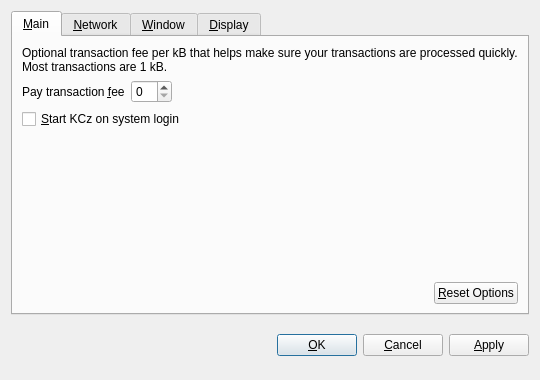
<?xml version="1.0" encoding="UTF-8"?>
<ui version="4.0">
 <class>OptionsDialog</class>
 <widget class="QDialog" name="OptionsDialog">
  <property name="geometry">
   <rect>
    <x>0</x>
    <y>0</y>
    <width>540</width>
    <height>380</height>
   </rect>
  </property>
  <property name="windowTitle">
   <string>Options</string>
  </property>
  <property name="modal">
   <bool>true</bool>
  </property>
  <layout class="QVBoxLayout" name="verticalLayout">
   <item>
    <widget class="QTabWidget" name="tabWidget">
     <property name="tabPosition">
      <enum>QTabWidget::North</enum>
     </property>
     <property name="currentIndex">
      <number>0</number>
     </property>
     <widget class="QWidget" name="tabMain">
      <attribute name="title">
       <string>&amp;Main</string>
      </attribute>
      <layout class="QVBoxLayout" name="verticalLayout_Main">
       <item>
        <widget class="QLabel" name="transactionFeeInfoLabel">
         <property name="text">
          <string>Optional transaction fee per kB that helps make sure your transactions are processed quickly. Most transactions are 1 kB.</string>
         </property>
         <property name="textFormat">
          <enum>Qt::PlainText</enum>
         </property>
         <property name="wordWrap">
          <bool>true</bool>
         </property>
        </widget>
       </item>
       <item>
        <layout class="QHBoxLayout" name="horizontalLayout_1_Main">
         <item>
          <widget class="QLabel" name="transactionFeeLabel">
           <property name="text">
            <string>Pay transaction &amp;fee</string>
           </property>
           <property name="textFormat">
            <enum>Qt::PlainText</enum>
           </property>
           <property name="buddy">
            <cstring>transactionFee</cstring>
           </property>
          </widget>
         </item>
         <item>
          <widget class="BitcoinAmountField" name="transactionFee"/>
         </item>
         <item>
          <spacer name="horizontalSpacer_1_Main">
           <property name="orientation">
            <enum>Qt::Horizontal</enum>
           </property>
           <property name="sizeHint" stdset="0">
            <size>
             <width>40</width>
             <height>20</height>
            </size>
           </property>
          </spacer>
         </item>
        </layout>
       </item>
       <item>
        <widget class="QCheckBox" name="bitcoinAtStartup">
         <property name="toolTip">
          <string>Automatically start KCz after logging in to the system.</string>
         </property>
         <property name="text">
          <string>&amp;Start KCz on system login</string>
         </property>
        </widget>
       </item>
       <item>
        <spacer name="verticalSpacer_Main">
         <property name="orientation">
          <enum>Qt::Vertical</enum>
         </property>
         <property name="sizeHint" stdset="0">
          <size>
           <width>20</width>
           <height>40</height>
          </size>
         </property>
        </spacer>
       </item>
       <item>
        <layout class="QHBoxLayout" name="horizontalLayout_2_Main">
         <item>
          <spacer name="horizontalSpacer_2_Main">
           <property name="orientation">
            <enum>Qt::Horizontal</enum>
           </property>
           <property name="sizeHint" stdset="0">
            <size>
             <width>40</width>
             <height>20</height>
            </size>
           </property>
          </spacer>
         </item>
         <item>
          <widget class="QPushButton" name="resetButton">
           <property name="toolTip">
            <string>Reset all client options to default.</string>
           </property>
           <property name="text">
            <string>&amp;Reset Options</string>
           </property>
           <property name="autoDefault">
            <bool>false</bool>
           </property>
          </widget>
         </item>
        </layout>
       </item>
      </layout>
     </widget>
     <widget class="QWidget" name="tabNetwork">
      <attribute name="title">
       <string>&amp;Network</string>
      </attribute>
      <layout class="QVBoxLayout" name="verticalLayout_Network">
       <item>
        <widget class="QCheckBox" name="mapPortUpnp">
         <property name="toolTip">
          <string>Automatically open the KCz client port on the router. This only works when your router supports UPnP and it is enabled.</string>
         </property>
         <property name="text">
          <string>Map port using &amp;UPnP</string>
         </property>
        </widget>
       </item>
       <item>
        <widget class="QCheckBox" name="connectSocks">
         <property name="toolTip">
          <string>Connect to the KCz network through a SOCKS proxy (e.g. when connecting through Tor).</string>
         </property>
         <property name="text">
          <string>&amp;Connect through SOCKS proxy:</string>
         </property>
        </widget>
       </item>
       <item>
        <layout class="QHBoxLayout" name="horizontalLayout_Network">
         <item>
          <widget class="QLabel" name="proxyIpLabel">
           <property name="text">
            <string>Proxy &amp;IP:</string>
           </property>
           <property name="textFormat">
            <enum>Qt::PlainText</enum>
           </property>
           <property name="buddy">
            <cstring>proxyIp</cstring>
           </property>
          </widget>
         </item>
         <item>
          <widget class="QValidatedLineEdit" name="proxyIp">
           <property name="maximumSize">
            <size>
             <width>140</width>
             <height>16777215</height>
            </size>
           </property>
           <property name="toolTip">
            <string>IP address of the proxy (e.g. 127.0.0.1)</string>
           </property>
          </widget>
         </item>
         <item>
          <widget class="QLabel" name="proxyPortLabel">
           <property name="text">
            <string>&amp;Port:</string>
           </property>
           <property name="textFormat">
            <enum>Qt::PlainText</enum>
           </property>
           <property name="buddy">
            <cstring>proxyPort</cstring>
           </property>
          </widget>
         </item>
         <item>
          <widget class="QLineEdit" name="proxyPort">
           <property name="maximumSize">
            <size>
             <width>55</width>
             <height>16777215</height>
            </size>
           </property>
           <property name="toolTip">
            <string>Port of the proxy (e.g. 9050)</string>
           </property>
          </widget>
         </item>
         <item>
          <widget class="QLabel" name="socksVersionLabel">
           <property name="text">
            <string>SOCKS &amp;Version:</string>
           </property>
           <property name="textFormat">
            <enum>Qt::PlainText</enum>
           </property>
           <property name="buddy">
            <cstring>socksVersion</cstring>
           </property>
          </widget>
         </item>
         <item>
          <widget class="QValueComboBox" name="socksVersion">
           <property name="toolTip">
            <string>SOCKS version of the proxy (e.g. 5)</string>
           </property>
          </widget>
         </item>
         <item>
          <spacer name="horizontalSpacer_Network">
           <property name="orientation">
            <enum>Qt::Horizontal</enum>
           </property>
           <property name="sizeHint" stdset="0">
            <size>
             <width>40</width>
             <height>20</height>
            </size>
           </property>
          </spacer>
         </item>
        </layout>
       </item>
       <item>
        <spacer name="verticalSpacer_Network">
         <property name="orientation">
          <enum>Qt::Vertical</enum>
         </property>
         <property name="sizeHint" stdset="0">
          <size>
           <width>20</width>
           <height>40</height>
          </size>
         </property>
        </spacer>
       </item>
      </layout>
     </widget>
     <widget class="QWidget" name="tabWindow">
      <attribute name="title">
       <string>&amp;Window</string>
      </attribute>
      <layout class="QVBoxLayout" name="verticalLayout_Window">
       <item>
        <widget class="QCheckBox" name="minimizeToTray">
         <property name="toolTip">
          <string>Show only a tray icon after minimizing the window.</string>
         </property>
         <property name="text">
          <string>&amp;Minimize to the tray instead of the taskbar</string>
         </property>
        </widget>
       </item>
       <item>
        <widget class="QCheckBox" name="minimizeOnClose">
         <property name="toolTip">
          <string>Minimize instead of exit the application when the window is closed. When this option is enabled, the application will be closed only after selecting Quit in the menu.</string>
         </property>
         <property name="text">
          <string>M&amp;inimize on close</string>
         </property>
        </widget>
       </item>
       <item>
        <spacer name="verticalSpacer_Window">
         <property name="orientation">
          <enum>Qt::Vertical</enum>
         </property>
         <property name="sizeHint" stdset="0">
          <size>
           <width>20</width>
           <height>40</height>
          </size>
         </property>
        </spacer>
       </item>
      </layout>
     </widget>
     <widget class="QWidget" name="tabDisplay">
      <attribute name="title">
       <string>&amp;Display</string>
      </attribute>
      <layout class="QVBoxLayout" name="verticalLayout_Display">
       <item>
        <layout class="QHBoxLayout" name="horizontalLayout_1_Display">
         <item>
          <widget class="QLabel" name="langLabel">
           <property name="text">
            <string>User Interface &amp;language:</string>
           </property>
           <property name="textFormat">
            <enum>Qt::PlainText</enum>
           </property>
           <property name="buddy">
            <cstring>lang</cstring>
           </property>
          </widget>
         </item>
         <item>
          <widget class="QValueComboBox" name="lang">
           <property name="toolTip">
            <string>The user interface language can be set here. This setting will take effect after restarting KCz.</string>
           </property>
          </widget>
         </item>
        </layout>
       </item>
       <item>
        <layout class="QHBoxLayout" name="horizontalLayout_2_Display">
         <item>
          <widget class="QLabel" name="unitLabel">
           <property name="text">
            <string>&amp;Unit to show amounts in:</string>
           </property>
           <property name="textFormat">
            <enum>Qt::PlainText</enum>
           </property>
           <property name="buddy">
            <cstring>unit</cstring>
           </property>
          </widget>
         </item>
         <item>
          <widget class="QValueComboBox" name="unit">
           <property name="toolTip">
            <string>Choose the default subdivision unit to show in the interface and when sending coins.</string>
           </property>
          </widget>
         </item>
        </layout>
       </item>
       <item>
        <widget class="QCheckBox" name="displayAddresses">
         <property name="toolTip">
          <string>Whether to show KCz addresses in the transaction list or not.</string>
         </property>
         <property name="text">
          <string>&amp;Display addresses in transaction list</string>
         </property>
        </widget>
       </item>
       <item>
        <spacer name="verticalSpacer_Display">
         <property name="orientation">
          <enum>Qt::Vertical</enum>
         </property>
         <property name="sizeHint" stdset="0">
          <size>
           <width>20</width>
           <height>40</height>
          </size>
         </property>
        </spacer>
       </item>
      </layout>
     </widget>
    </widget>
   </item>
   <item>
    <layout class="QHBoxLayout" name="horizontalLayout_Buttons">
     <item>
      <spacer name="horizontalSpacer_1">
       <property name="orientation">
        <enum>Qt::Horizontal</enum>
       </property>
       <property name="sizeHint" stdset="0">
        <size>
         <width>40</width>
         <height>48</height>
        </size>
       </property>
      </spacer>
     </item>
     <item>
      <widget class="QLabel" name="statusLabel">
       <property name="font">
        <font>
         <weight>75</weight>
         <bold>true</bold>
        </font>
       </property>
       <property name="text">
        <string/>
       </property>
       <property name="textFormat">
        <enum>Qt::PlainText</enum>
       </property>
       <property name="wordWrap">
        <bool>true</bool>
       </property>
      </widget>
     </item>
     <item>
      <spacer name="horizontalSpacer_2">
       <property name="orientation">
        <enum>Qt::Horizontal</enum>
       </property>
       <property name="sizeHint" stdset="0">
        <size>
         <width>40</width>
         <height>48</height>
        </size>
       </property>
      </spacer>
     </item>
     <item>
      <widget class="QPushButton" name="okButton">
       <property name="text">
        <string>&amp;OK</string>
       </property>
      </widget>
     </item>
     <item>
      <widget class="QPushButton" name="cancelButton">
       <property name="text">
        <string>&amp;Cancel</string>
       </property>
       <property name="autoDefault">
        <bool>false</bool>
       </property>
      </widget>
     </item>
     <item>
      <widget class="QPushButton" name="applyButton">
       <property name="text">
        <string>&amp;Apply</string>
       </property>
       <property name="autoDefault">
        <bool>false</bool>
       </property>
      </widget>
     </item>
    </layout>
   </item>
  </layout>
 </widget>
 <customwidgets>
  <customwidget>
   <class>BitcoinAmountField</class>
   <extends>QSpinBox</extends>
   <header>bitcoinamountfield.h</header>
  </customwidget>
  <customwidget>
   <class>QValueComboBox</class>
   <extends>QComboBox</extends>
   <header>qvaluecombobox.h</header>
  </customwidget>
  <customwidget>
   <class>QValidatedLineEdit</class>
   <extends>QLineEdit</extends>
   <header>qvalidatedlineedit.h</header>
  </customwidget>
 </customwidgets>
 <resources/>
 <connections/>
</ui>
